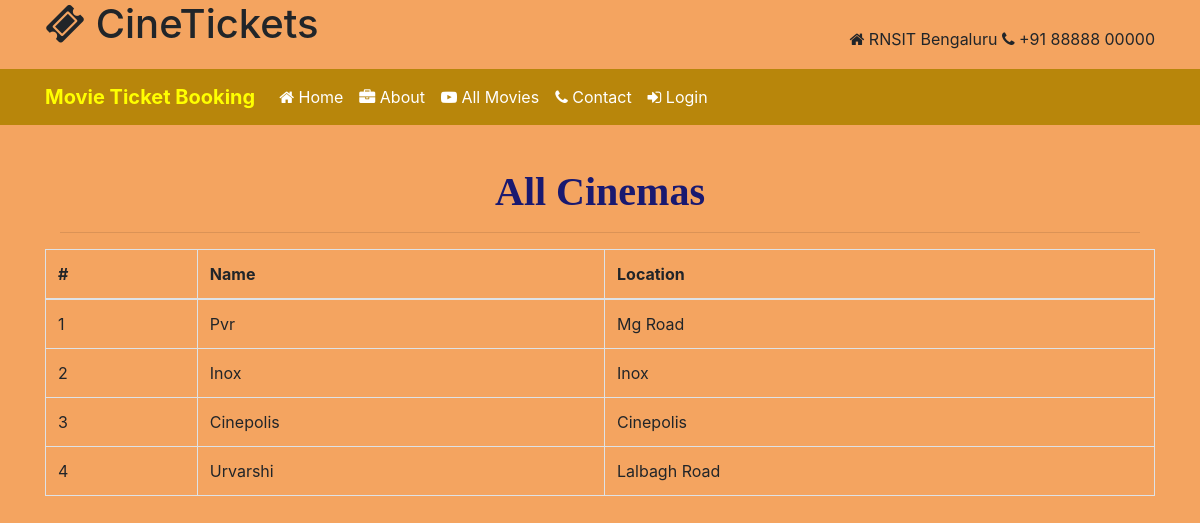
/all_cinema, run on the app's committed database.
### movie/models.py (models this page shows, shortened)
class Cinema(models.Model):
    name1 = models.CharField(max_length=10,null=True)
    location = models.CharField(max_length=100,null=True)

### movie/views.py (the view)
# urls.py: path('all_cinema', All_Cinema,name="all_cinema"),
def All_Cinema(request):
    data = Cinema.objects.all()
    d = {'data': data}
    return render(request,'all_cinema.html',d)

### movie/templates/all_cinema.html (shortened to what this page needs)
{% extends 'index.html' %}
{% load static %}
{% block body %}
<link rel="stylesheet" type="text/css" href="//cdn.datatables.net/1.10.21/css/jquery.dataTables.min.css">
<div class="container ">
    <div class="container-fluid">
        <h1 align="center" style="font-weight:bold;font-family : 'Book Antiqua' ; color : #191970 ;margin-top:4%">All Cinemas</h1>
        <hr></div>
                           <table id="myTable" class="table table-bordered"  >
                                  <thead>
                                    <tr>
                                      <th>#</th>
                                      <th>Name</th>
                                      <th>Location</th>
                                  </tr>
                              </thead>
                              <tbody>
                              {% for i in data %}
                                <tr>
                                  <td>{{forloop.counter}}</td>
                                  <td>{{i.name1}}</td>
                                  <td>{{i.location}}</td>
                              </tr>
                              {% endfor %}
                          </tbody>
                      </table>
                  </div>
{% endblock %}

### movie/templates/index.html (style rules this page uses)
body { background-color:SandyBrown; }

### data on the page
Cinema: name1 "Pvr", location "Mg Road"
Cinema: name1 "Inox", location "Inox"
Cinema: name1 "Cinepolis", location "Cinepolis"
Cinema: name1 "Urvarshi", location "Lalbagh Road"
